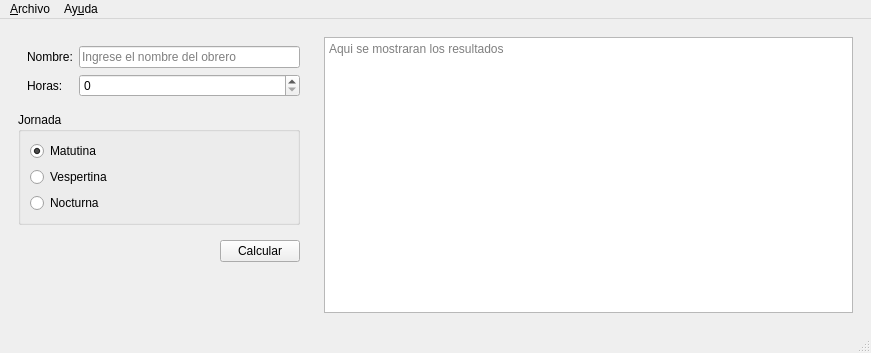
<?xml version="1.0" encoding="UTF-8"?>
<ui version="4.0">
 <class>Salarios</class>
 <widget class="QMainWindow" name="Salarios">
  <property name="geometry">
   <rect>
    <x>0</x>
    <y>0</y>
    <width>871</width>
    <height>353</height>
   </rect>
  </property>
  <property name="windowTitle">
   <string>Salarios</string>
  </property>
  <property name="windowIcon">
   <iconset resource="Recursos.qrc">
    <normaloff>:/Recursos/salary.png</normaloff>:/Recursos/salary.png</iconset>
  </property>
  <widget class="QWidget" name="centralwidget">
   <layout class="QHBoxLayout" name="horizontalLayout_2">
    <item>
     <widget class="QWidget" name="widget" native="true">
      <property name="sizePolicy">
       <sizepolicy hsizetype="Fixed" vsizetype="Preferred">
        <horstretch>0</horstretch>
        <verstretch>0</verstretch>
       </sizepolicy>
      </property>
      <property name="minimumSize">
       <size>
        <width>300</width>
        <height>0</height>
       </size>
      </property>
      <layout class="QVBoxLayout" name="verticalLayout_2">
       <item>
        <widget class="QWidget" name="widget_3" native="true">
         <layout class="QFormLayout" name="formLayout">
          <property name="rightMargin">
           <number>0</number>
          </property>
          <item row="0" column="0">
           <widget class="QLabel" name="label">
            <property name="text">
             <string>Nombre:</string>
            </property>
           </widget>
          </item>
          <item row="0" column="1">
           <widget class="QLineEdit" name="inNombre">
            <property name="placeholderText">
             <string>Ingrese el nombre del obrero</string>
            </property>
           </widget>
          </item>
          <item row="1" column="0">
           <widget class="QLabel" name="label_2">
            <property name="text">
             <string>Horas:</string>
            </property>
           </widget>
          </item>
          <item row="1" column="1">
           <widget class="QSpinBox" name="inHoras">
            <property name="maximum">
             <number>50</number>
            </property>
            <property name="singleStep">
             <number>2</number>
            </property>
            <property name="value">
             <number>0</number>
            </property>
           </widget>
          </item>
         </layout>
        </widget>
       </item>
       <item>
        <widget class="QGroupBox" name="groupBox">
         <property name="title">
          <string>Jornada</string>
         </property>
         <layout class="QVBoxLayout" name="verticalLayout">
          <item>
           <widget class="QRadioButton" name="inMatutino">
            <property name="text">
             <string>Matutina</string>
            </property>
            <property name="checked">
             <bool>true</bool>
            </property>
           </widget>
          </item>
          <item>
           <widget class="QRadioButton" name="inVespertina">
            <property name="text">
             <string>Vespertina</string>
            </property>
           </widget>
          </item>
          <item>
           <widget class="QRadioButton" name="inNocturna">
            <property name="text">
             <string>Nocturna</string>
            </property>
           </widget>
          </item>
         </layout>
        </widget>
       </item>
       <item>
        <widget class="QWidget" name="widget_4" native="true">
         <layout class="QHBoxLayout" name="horizontalLayout">
          <property name="rightMargin">
           <number>0</number>
          </property>
          <item>
           <spacer name="horizontalSpacer">
            <property name="orientation">
             <enum>Qt::Horizontal</enum>
            </property>
            <property name="sizeHint" stdset="0">
             <size>
              <width>174</width>
              <height>20</height>
             </size>
            </property>
           </spacer>
          </item>
          <item>
           <widget class="QPushButton" name="cmdCalcular">
            <property name="text">
             <string>Calcular</string>
            </property>
           </widget>
          </item>
         </layout>
        </widget>
       </item>
       <item>
        <spacer name="verticalSpacer">
         <property name="orientation">
          <enum>Qt::Vertical</enum>
         </property>
         <property name="sizeHint" stdset="0">
          <size>
           <width>20</width>
           <height>1</height>
          </size>
         </property>
        </spacer>
       </item>
      </layout>
     </widget>
    </item>
    <item>
     <widget class="QWidget" name="widget_2" native="true">
      <layout class="QVBoxLayout" name="verticalLayout_3">
       <item>
        <widget class="QPlainTextEdit" name="outResultado">
         <property name="readOnly">
          <bool>true</bool>
         </property>
         <property name="placeholderText">
          <string>Aqui se mostraran los resultados</string>
         </property>
        </widget>
       </item>
      </layout>
     </widget>
    </item>
   </layout>
  </widget>
  <widget class="QMenuBar" name="menubar">
   <property name="geometry">
    <rect>
     <x>0</x>
     <y>0</y>
     <width>871</width>
     <height>26</height>
    </rect>
   </property>
   <widget class="QMenu" name="menuArchivo">
    <property name="title">
     <string>&amp;Archivo</string>
    </property>
    <addaction name="actionNuevo"/>
    <addaction name="actionAbrir"/>
    <addaction name="actionGuardar"/>
    <addaction name="separator"/>
    <addaction name="actionCalcular"/>
    <addaction name="separator"/>
    <addaction name="actionSalir"/>
   </widget>
   <widget class="QMenu" name="menuAyuda">
    <property name="title">
     <string>Ay&amp;uda</string>
    </property>
    <addaction name="actionAcerca_de_salarios"/>
   </widget>
   <addaction name="menuArchivo"/>
   <addaction name="menuAyuda"/>
  </widget>
  <widget class="QStatusBar" name="statusbar"/>
  <action name="actionNuevo">
   <property name="text">
    <string>&amp;Nuevo</string>
   </property>
   <property name="shortcut">
    <string>Ctrl+N</string>
   </property>
  </action>
  <action name="actionAbrir">
   <property name="text">
    <string>&amp;Abrir</string>
   </property>
   <property name="shortcut">
    <string>Ctrl+O</string>
   </property>
  </action>
  <action name="actionGuardar">
   <property name="text">
    <string>&amp;Guardar</string>
   </property>
   <property name="shortcut">
    <string>Ctrl+S</string>
   </property>
  </action>
  <action name="actionCalcular">
   <property name="text">
    <string>&amp;Calcular</string>
   </property>
   <property name="shortcut">
    <string>Ctrl+F</string>
   </property>
  </action>
  <action name="actionSalir">
   <property name="text">
    <string>&amp;Salir</string>
   </property>
   <property name="shortcut">
    <string>Ctrl+Q</string>
   </property>
  </action>
  <action name="actionAcerca_de_salarios">
   <property name="text">
    <string>&amp;Acerca de salarios</string>
   </property>
  </action>
 </widget>
 <resources>
  <include location="Recursos.qrc"/>
 </resources>
 <connections/>
</ui>
